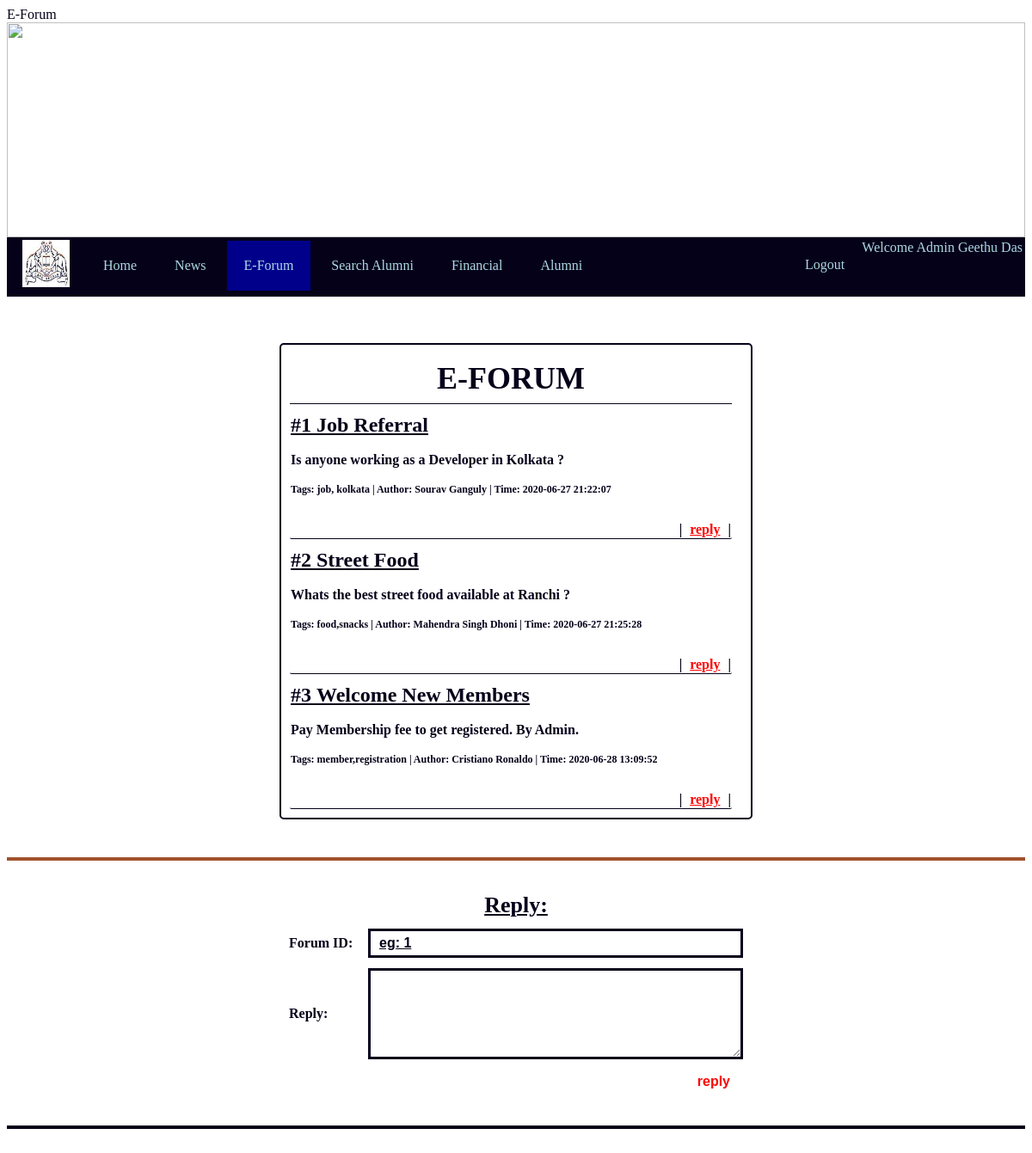
The page /forum_list.php (signed in) on the database its author committed.
### tables this page shows
CREATE TABLE `forumdata` (
  `eforum_id` int(11) NOT NULL,
  `eforum_title` varchar(250) NOT NULL,
  `eforum_author` varchar(50) DEFAULT NULL,
  `eforum_content` text DEFAULT NULL,
  `eforum_tags` varchar(50) DEFAULT NULL,
  `eforum_time` timestamp NOT NULL DEFAULT current_timestamp() ON UPDATE current_timestamp()
);

### forum_list.php (the view, shortened to what this page needs)
<?php
if (!isset($_SESSION['id'])){
	header("location:login.html");
}
else
{
	$userid=$_SESSION['id'];
	$username1=$_SESSION['adname'];
}
?>
<!DOCTYPE html PUBLIC "-//W3C//DTD XHTML 1.0 Transitional//EN" "http://www.w3.org/TR/xhtml1/DTD/xhtml1-transitional.dtd">
<html xmlns="http://www.w3.org/1999/xhtml">
<head>
<link rel="stylesheet" href="css/forum_list.css" /
<title>E-Forum</title>
<?php
include_once"connect_database.php";
if (strchr("$userid","AD")==true)
	{
		include_once"setting/adminforumlist_navigation.php";
	}
	else
	{
		include_once"setting/alumnihome_navigation.php";
	}
?>
</head>
<body>
<br /><br /><br />
<div align="center">
<table cellspacing="10" class="tb1">
<th class="th1" >E-FORUM</th>
<?php
	$sql = "SELECT * FROM forumdata";
	$result = $conn->query($sql);
	while($row = $result->fetch_assoc())
	{
        echo "<tr>";
		echo "<td class=td1><span class=sp3>#".$row["eforum_id"]."&nbsp;".$row["eforum_title"]."</span>";
		echo "<br /><br /><span class=sp2>".$row["eforum_content"]."</span>";
		echo "<br /><br /><span class=sp1>Tags: ".$row["eforum_tags"]." | Author: ".$row["eforum_author"]." | Time: ".$row["eforum_time"]."</span></td></tr>";
		echo "<tr><td class=td3><br /> | <a class=a1 href=#replyhere>reply</a> | <td></tr>";
    }
?>
</table><br /><br />
<hr style="padding:1px" color="sienna">
<div id="replyhere">
<form method="post" action="forum_list.php">
<table class="tb1" cellspacing="10px" style="border:hidden;border-radius:2px;border-color:sienna" width="500px">
<tr>
<th colspan="2" align="center" style="font-size:26px;text-decoration:underline">Reply:</th>
</tr>
<tr>
<td style="border:hidden;font-size:16px;font-weight:bold" width="150">Forum ID: </td>
<td style="border:hidden"><input class="i2" type="text" name="id" size="50" placeholder="eg: 1" value=""/><br /></td>
</tr>
<tr>
<td style="border:hidden;font-size:16px;font-weight:bold" width="150">Reply:</td>
<td style="border:hidden"><textarea class="ta1" type="text" name="replymessage" rows="5" cols="40"></textarea></td>
</tr>
<br />
<tr>
<td colspan="2" align="right"><button type="submit" name="replypost" class="bt1" >reply</button></td>
</tr>
</table>
</form>
</div>
<br />
<hr style="padding:1px" color="#050119">
<br />
</body>
</html>

### connect_database.php (shortened to what this page needs)
<!DOCTYPE html PUBLIC "-//W3C//DTD XHTML 1.0 Transitional//EN" "http://www.w3.org/TR/xhtml1/DTD/xhtml1-transitional.dtd">
<html xmlns="http://www.w3.org/1999/xhtml">
<head>
</head>
<body>
</body>
</html>

### setting/adminforumlist_navigation.php (shortened to what this page needs)
<!DOCTYPE html PUBLIC "-//W3C//DTD XHTML 1.0 Transitional//EN" "http://www.w3.org/TR/xhtml1/DTD/xhtml1-transitional.dtd">
<html xmlns="http://www.w3.org/1999/xhtml">
<head>
<link rel="stylesheet" href="css/header_navigationbar.css" />
<link rel="stylesheet" href="css/forum_list.css" />
<body bgcolor="cornsilk">
<div>
<img src="image/homeimage.jpg" width="100%" height="250px" />
</div>
<table class="table">
<tr>
<td>
<ul class="ul1">
	<div class="dropdown">
	<li class="li_image"><img src="image/cape.jpeg" width="55px" height="55px" style="padding-left:15px;padding-right:15px" /></li>
    </div>
    <div class="dropdown">
    <li class="li1"><a href="admin_homepage.php"><span class="span1">Home</span></a></li>
    </div>
    <div class="dropdown">
  	<li class="li1"><a href="#"><span class="span1">News</span></a></li>
    </div>
    <div class="dropdown">
  	<li class="li1 active"><a href="forum_list.php"><span class="span1">E-Forum</span></a></li>
    </div>
	<div class="dropdown">
  	<li class="li1"><a href="search_alumni2.php"><span class="span1">Search Alumni</span></a></li>
    </div>
    <div class="dropdown">
    <li class="li1"><a href="Financial_Record.php"><span class="span1">Financial</span></a></li>
    </div>
	<div class="dropdown">
	<li class="li1"><a href="manage_alumni.php"><span class="span1">Alumni</span></a></li>
	</div><li class="li2">
	<span class="span2"><?php
	echo "Welcome"." Admin  ".$username1;
	?></span>
    <li class="li2"><a href="logout.php"><span class="span1">Logout</span></a></li>
</ul>
</td>
</tr>
</table>
</body>
</html>

### css/forum_list.css (style rules this page uses)
body { background-color:white; color:#050119; }
.tb1 { border-radius:5px; text-align:left; border:2px solid; border-color:#050119; width:550px; }
.th1 { text-align:center; font-size:36px; border-bottom:1px solid; padding:8px; }
.td1 { font-weight:bold; cursor:context-menu; width:540px; }
.sp1 { font-size:12px; padding-bottom:5px; }
.sp2 { font-size:16px; }
.sp3 { text-decoration:underline; font-weight:bold; width:480px; color:#050119; font-size:24px; background-color:white; }
button.bt1 { border-radius:4px; font-size:16px; padding:5px 15px; font-weight:bold; border:2px; background-color:white; color:red; }
.a1 { color:red; font-size:16px; padding:5px; }
input.i2 { text-decoration:underline; padding:5px; font-weight:bold; width:420px; color:#050119; font-size:16px; border:solid; background-color:white; }
input.i2::placeholder { padding:5px; font-weight:bold; width:420px; color:#050119; font-size:16px; }
textarea.ta1 { text-decoration:underline; padding:5px; font-weight:bold; width:420px; color:#050119; font-size:16px; border:solid; background-color:white; }
td.td3 { text-align:right; width:200px; font-weight:bold; cursor:context-menu; border-radius:2px; border-bottom:1px solid; }

### css/header_navigationbar.css (style rules this page uses)
body { background-color:white; }
.table { background-color:#050119; border:none; margin:0; width:100%; }
.ul1 { margin:0; padding:0; }
.li_image { background-color:#050119; float:left; list-style-type:none; }
.li1 { background-color:#050119; float:left; list-style-type:none; }
.li1 a { display:block; padding:20px 20px; text-decoration:none; text-align:center; }
.li2 { background-color:#050119; float:right; list-style-type:none; }
.li2 a { display:block; padding:20px 20px; text-decoration:none; text-align:center; }
.active { background-color: darkblue; }
.span1 { color:lightblue; }
.span2 { color:lightblue; }
.dropdown { position: relative; display:inline-block; }

### rows shown on the page
forumdata: eforum_id "1", eforum_title "Job Referral", eforum_content "Is anyone working as a Developer in Kolkata ?", eforum_tags "job, kolkata", eforum_author "Sourav Ganguly", eforum_time "2020-06-27 21:22:07"
forumdata: eforum_id "2", eforum_title "Street Food", eforum_content "Whats the best street food available at Ranchi ?", eforum_tags "food,snacks", eforum_author "Mahendra Singh Dhoni", eforum_time "2020-06-27 21:25:28"
forumdata: eforum_id "3", eforum_title "Welcome New Members", eforum_content "Pay Membership fee to get registered. By Admin.", eforum_tags "member,registration", eforum_author "Cristiano Ronaldo", eforum_time "2020-06-28 13:09:52"

### other values the page prints
$username1 "Geethu Das"
